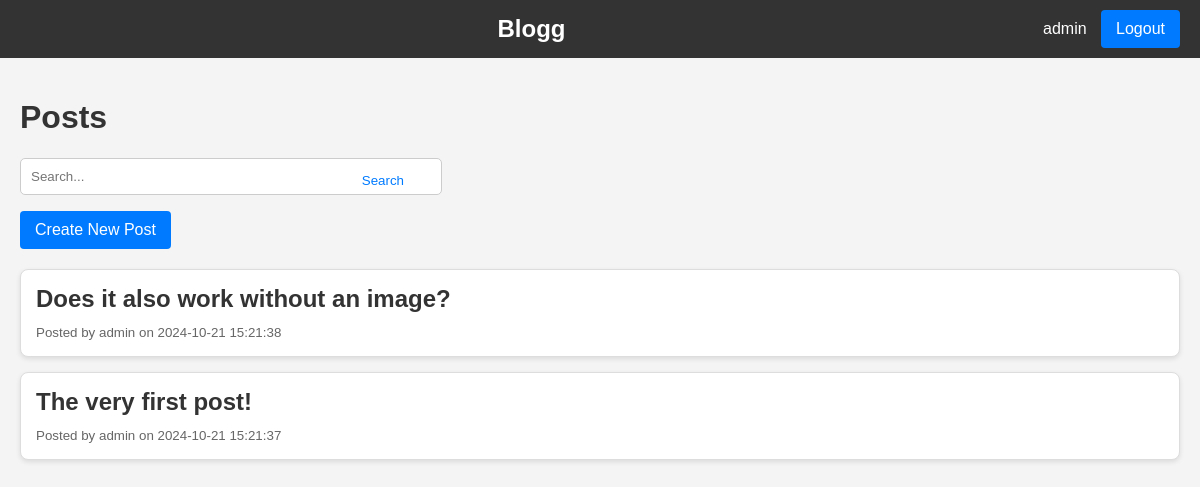
The page / (signed in) on the database its author committed.
### tables this page shows
CREATE TABLE users (
    id INTEGER PRIMARY KEY AUTOINCREMENT,
    username TEXT NOT NULL,
    password TEXT NOT NULL,
    is_admin BOOLEAN NOT NULL DEFAULT 0,
    created TIMESTAMP NOT NULL DEFAULT CURRENT_TIMESTAMP
);

CREATE TABLE posts (
    id INTEGER PRIMARY KEY AUTOINCREMENT,
    title TEXT NOT NULL,
    content TEXT NOT NULL,
    image TEXT,
    created TIMESTAMP NOT NULL DEFAULT CURRENT_TIMESTAMP,
    user_id INTEGER,
    FOREIGN KEY(user_id) REFERENCES users(id)
);

### app/app.py (the view)
@app.route('/')
def index():
    posts = get_all_posts()
    return render_template('index.html', posts=posts)

### app/app.py (called while the page is built)
def get_db_connection():
    conn = sqlite3.connect(DATABASE)
    conn.row_factory = sqlite3.Row
    return conn

def get_all_posts():
    conn = get_db_connection()
    posts = conn.execute('''
        SELECT posts.id, posts.title, posts.content, posts.created, users.username
        FROM posts
        JOIN users ON posts.user_id = users.id
        ORDER BY posts.created DESC
    ''').fetchall()
    conn.close()
    return posts

### app/templates/index.html (shortened to what this page needs)
<!DOCTYPE html>
<html lang="en">
<head>
    <link rel="stylesheet" href="{{ url_for('static', filename='styles.css') }}">
</head>
<body>
    <div id="header-bar">
        <nav>
            <div id="logo">
                <a href="{{ url_for('index') }}">Blogg</a>
            </div>
            <div id="login-button-container">
                {% if 'username' in session %}
                    <span class="username-display">{{ session['username'] }}</span>
                    <a href="{{ url_for('logout') }}" class="btn">Logout</a>
                {% else %}
                    <a href="{{ url_for('login') }}" class="btn">Login</a>
                {% endif %}
            </div>
        </nav>
    </div>
    <div id="posts-section">
        <h1>Posts</h1>
        <div class="search-container">
            <form action="{{ url_for('search') }}" method="get" class="search-container">
                <input type="text" name="search_term" class="search-input" placeholder="Search...">
                <button type="submit" class="search-btn">Search</button>
            </form>
        </div>
        <div id="create-post-button">
            <a href="{{ url_for('create') }}" class="btn">Create New Post</a>
        </div>
        <div class="posts-container">
            {% for post in posts %}
                <div class="post-card">
                    <a href="{{ url_for('post', post_id=post['id']) }}">
                        <h2>{{ post['title'] }}</h2>
                        <small>Posted by {{ post['username'] }} on {{ post['created'] }}</small>
                    </a>
                </div>
            {% endfor %}
        </div>
    </div>
</body>
</html>

### app/static/styles.css (style rules this page uses)
body { font-family: 'Arial', sans-serif; margin: 0; padding: 0; background-color: #f4f4f4; color: #333; }
a { text-decoration: none; color: #007bff; }
#header-bar nav { display: flex; justify-content: space-between; align-items: center; background-color: #333; color: #fff; padding: 10px 20px; text-align: center; }
#header-bar #logo { font-size: 24px; font-weight: bold; flex: 1; }
#header-bar #logo a { color: #fff; text-decoration: none; }
#header-bar #login-button-container { margin-left: auto; }
.username-display { margin-right: 10px; color: white; }
#posts-section { padding: 20px; }
.post-card { background-color: #fff; border: 1px solid #ddd; border-radius: 8px; padding: 15px; margin-bottom: 15px; box-shadow: 0 2px 5px rgba(0,0,0,0.1); transition: box-shadow 0.3s ease-in-out; }
.post-card h2 { margin: 0 0 10px 0; color: #333; }
.post-card small { color: #666; }
#posts-section #create-post-button { margin-bottom: 20px; text-align: left; }
.search-container { position: relative; width: 100%; max-width: 400px; padding-bottom: 8px; }
.search-input { width: 100%; padding: 10px; border: 1px solid #ccc; border-radius: 5px; }
.search-btn { position: absolute; right: 10px; top: 50%; transform: translateY(-50%); border: none; background: none; cursor: pointer; color: #007bff; }
.btn, .btn:link, .btn:visited, .btn:hover, .btn:active { display: inline-block; background-color: #007bff; color: white; padding: 10px 15px; text-align: center; border-radius: 4px; text-decoration: none; font-size: 16px; transition: background-color 0.3s ease; border: none; outline: none; }

### rows shown on the page
users: username "admin"
posts: title "Does it also work without an image?", username "admin", created "2024-10-21 15:21:38"
posts: title "The very first post!", username "admin", created "2024-10-21 15:21:37"
